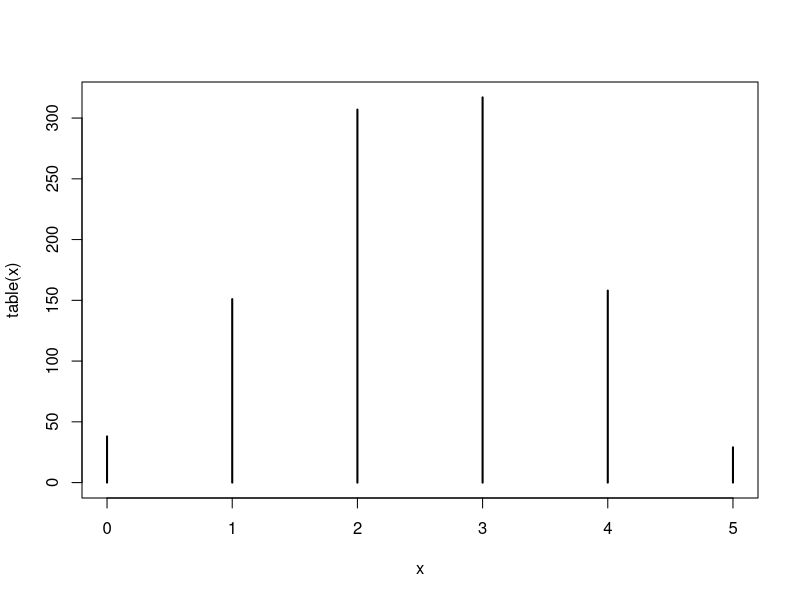

Write the R code that produced this figure.
## ---- chunk 1
# Simulate Bernoulli trials using `rbinom()`
# rbinom(n, size, prob)
# n: number of observations
# size: number of trials in each observation
# prob: probability of success on each trial
# returns 1 for success, 0 for failure

# Example: 10 observations of flipping a fair coin once
rbinom(n = 10, size = 1, prob = 0.5)

# Example: 10 observations of flipping a fair coin five times
# Mathematically written as: Bin(5, 0.5)
rbinom(n = 10, size = 5, prob = 0.5)
## ---- chunk 2
# Tabulating the results
x <- rbinom(n = 1000, size = 5, prob = 0.5)
table(x)
## ---- chunk 3
# Plotting the results
plot(table(x))
## ---- chunk 4
# This formula is carried out using `dbinom()`
# x: number of successes
# size: number of trials
# prob: probability of success on each trial

# Example P(X = 2) for n=5 trials with p=0.3
dbinom(x = 2, size = 5, prob = 0.3)
## ---- chunk 5
# This formula is carried out using `pbinom()`
# q: number of successes
# size: number of trials
# prob: probability of success on each trial
# lower.tail: if TRUE (default) -> P(X <= r), if FALSE -> P(X > r)

# Example P(X <= 2) for n=5 trials with p=0.3
pbinom(q = 2, size = 5, prob = 0.3)
## ---- chunk 6
# Mean
# Method 1 (np)
5 * 0.3
# Method 2 (simulate over a million observations)
mean(rbinom(n = 1e6, size = 5, prob = 0.3))
## ---- chunk 7
# Standard deviation
# Method 1 (sqrt(n * p * (1-p)))
sqrt(5 * 0.3 * 0.7)
# Method 2 (simulate over a million observations)
sd(rbinom(n = 1e6, size = 5, prob = 0.3))
